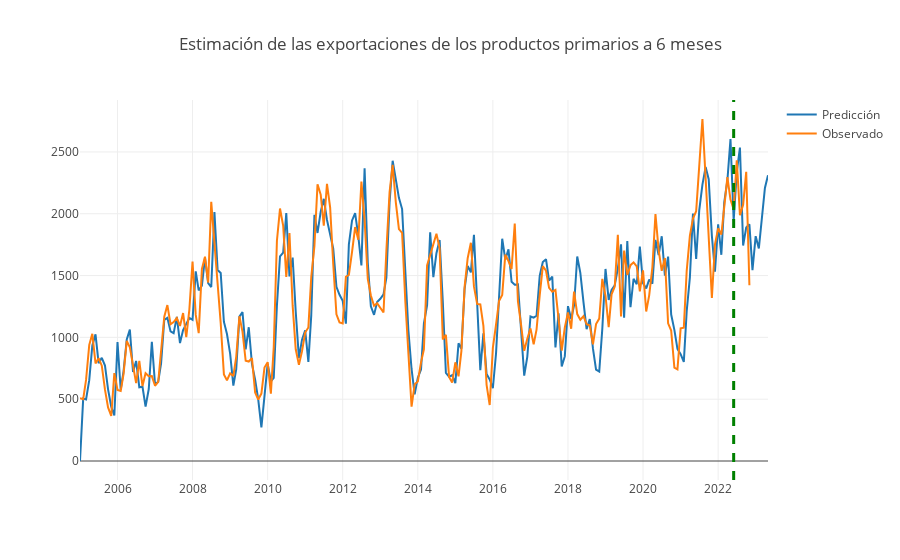

Notebook cell for this chart:
### Code cell
my_order = model.order #se consigue la estacionariedad
my_seasonal_order = model.seasonal_order
sarima_fut = SARIMAX(test_df[["pp"]],
                    #  exog=X, 
                     order = my_order, seasonal_order=my_seasonal_order) #!!!
model_fit = sarima_fut.fit()
forecast = model_fit.forecast(6, alpha = .1)
forecast = pd.concat([model_fit.fittedvalues, forecast])
ic = model_fit.get_forecast(6,alpha = .1, 
                            # exog = X_new
                            ).conf_int().rename({f"lower pp": "lower", f"upper pp":"upper"},axis=1)
forecast_test_df = pd.DataFrame({"prediccion":forecast,
                                 "observado": test_df["pp"],})
forecast_test_df = pd.concat([forecast_test_df, ic], axis=1)
fig = go.Figure(go.Scatter(x = forecast_test_df.index, y = forecast_test_df["prediccion"], name = "Predicción"))
fig.add_trace(go.Scatter(x = df.index, y = df["pp"], name = "Observado"))
fig.update_layout(template = None, title_text = "Estimación de las exportaciones de los productos primarios a 6 meses")
fig.add_vline(x = obs_pred_df.index[-6], line_width=3, line_dash="dash", line_color="green")

### Figure 1 — Plotly figure (JSON) as saved in the notebook; plotly's stock layout.template omitted (floating-point values rounded to 4 significant figures; data arrays with more than 128 entries replaced by an {"elided": "..."} marker saying what was removed)
{"data": [{"name": "Predicción", "type": "scatter", "x": {"elided": "221 str values"}, "y": {"elided": "221 float values"}}, {"name": "Observado", "type": "scatter", "x": {"elided": "215 str values"}, "y": {"elided": "215 float values"}}], "layout": {"shapes": [{"line": {"color": "green", "dash": "dash", "width": 3}, "type": "line", "x0": "2022-06-01T00:00:00", "x1": "2022-06-01T00:00:00", "xref": "x", "y0": 0, "y1": 1, "yref": "y domain"}], "title": {"text": "Estimación de las exportaciones de los productos primarios a 6 meses"}}}
